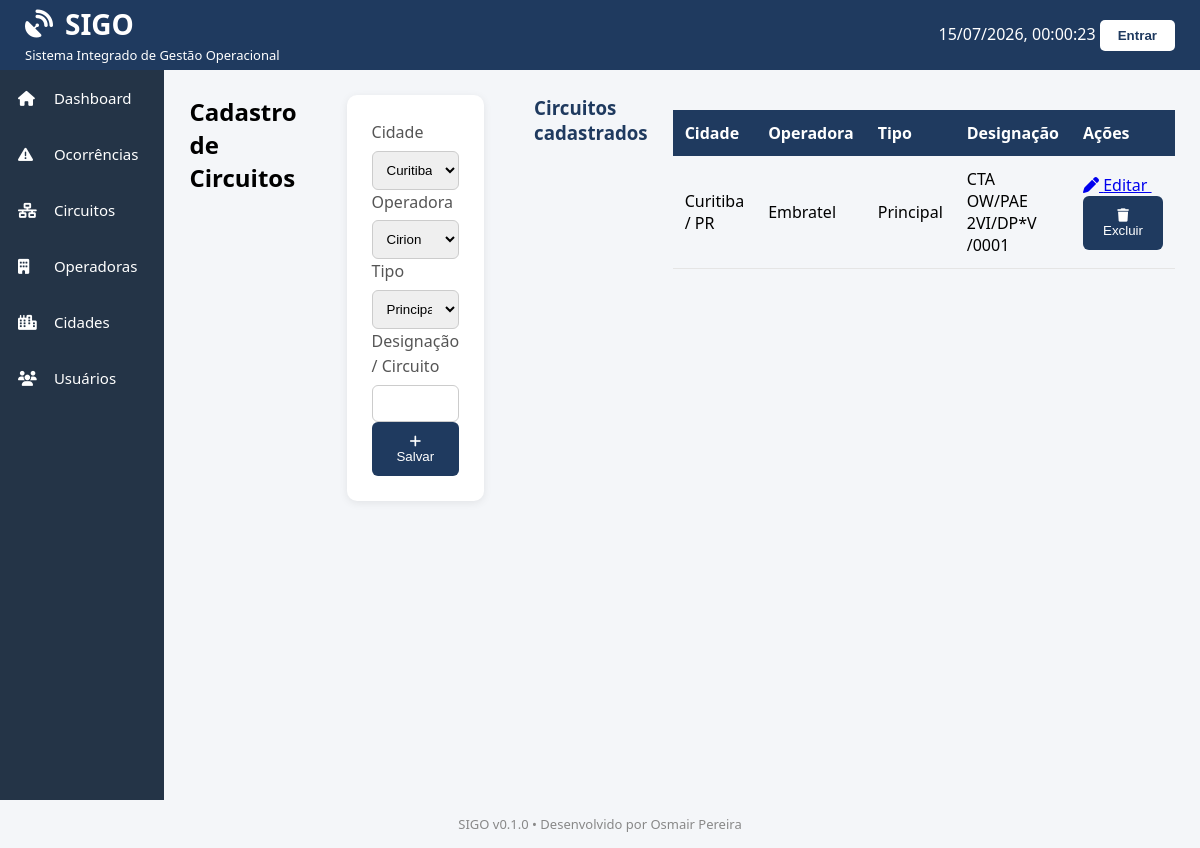
Page /circuitos on the earlier database version.
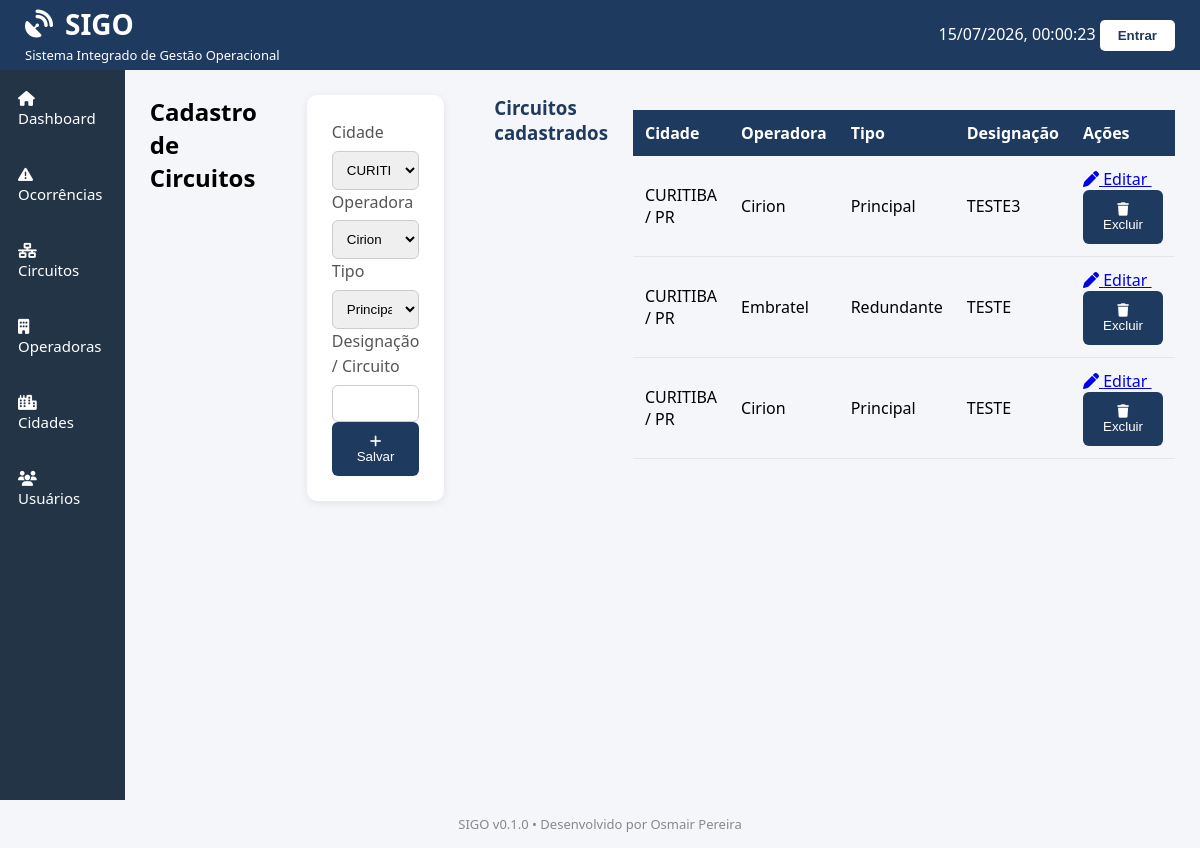
Same page on the later database version.
### app/models.py (models this page shows, shortened)
class BaseModel(db.Model):
    __abstract__ = True
    id = db.Column(db.Integer, primary_key=True)
    ativo = db.Column(
        db.Boolean,
        default=True,
        nullable=False,
    )
    created_at = db.Column(
        db.DateTime,
        default=agora,
        nullable=False,
    )
    updated_at = db.Column(
        db.DateTime,
        default=agora,
        onupdate=agora,
        nullable=False,
    )

class Circuito(BaseModel):
    __tablename__ = "circuitos"
    cidade_id = db.Column(
        db.Integer,
        db.ForeignKey("cidades.id"),
        nullable=False,
    )
    operadora_id = db.Column(
        db.Integer,
        db.ForeignKey("operadoras.id"),
        nullable=False,
    )
    tipo = db.Column(
        db.String(20),
        nullable=False,
    )  # Principal | Redundante
    designacao = db.Column(
        db.String(150),
        nullable=False,
    )
    observacao = db.Column(
        db.String(255),
        nullable=True,
    )
    cidade = db.relationship("Cidade")
    operadora = db.relationship("Operadora")

class Cidade(BaseModel):
    __tablename__ = "cidades"
    cidade = db.Column(
        db.String(100),
        nullable=False,
    )
    estado = db.Column(
        db.String(2),
        nullable=False,
    )

class Operadora(BaseModel):
    __tablename__ = "operadoras"
    nome = db.Column(
        db.String(100),
        unique=True,
        nullable=False,
    )

### app/routes/circuitos.py (the view, shortened to what this page needs)
@circuitos_bp.route("/circuitos", methods=["GET", "POST"])
def lista_circuitos():
    editar = None
    editar_id = request.args.get("editar")
    if editar_id:
        editar = Circuito.query.get_or_404(editar_id)
    circuitos = Circuito.query.order_by(
        Circuito.id.desc()
    ).all()
    cidades = Cidade.query.filter_by(
        ativo=True
    ).order_by(
        Cidade.cidade
    ).all()
    operadoras = Operadora.query.filter_by(
        ativo=True
    ).order_by(
        Operadora.nome
    ).all()
    return render_template(
        "circuitos/lista.html",
        circuitos=circuitos,
        cidades=cidades,
        operadoras=operadoras,
        editar=editar,
    )

### app/templates/circuitos/lista.html (shortened to what this page needs)
{% extends "base.html" %}
{% block content %}
<h2>Cadastro de Circuitos</h2>
<form method="POST" class="form-card">
    <p>
        <label>Cidade</label>
        <select name="cidade" required>
            {% for cidade in cidades %}
                <option
                    value="{{ cidade.id }}"
                    {% if editar and editar.cidade_id == cidade.id %}selected{% endif %}>
                    {{ cidade.cidade }} / {{ cidade.estado }}
                </option>
            {% endfor %}
        </select>
    </p>
    <p>
        <label>Operadora</label>
        <select name="operadora" required>
            {% for operadora in operadoras %}
                <option
                    value="{{ operadora.id }}"
                    {% if editar and editar.operadora_id == operadora.id %}selected{% endif %}>
                    {{ operadora.nome }}
                </option>
            {% endfor %}
        </select>
    </p>
    <p>
        <label>Tipo</label>
        <select name="tipo" required>
            <option
                value="Principal"
                {% if editar and editar.tipo == "Principal" %}selected{% endif %}>
                Principal
            </option>
        </select>
    </p>
    <p>
        <label>Designação / Circuito</label>
        <input
            type="text"
            name="designacao"
            required
            value="{{ editar.designacao if editar else '' }}">
    </p>
    <button type="submit">
        {% if editar %}
            <i class="fa-solid fa-pen"></i>
            Atualizar
        {% else %}
            <i class="fa-solid fa-plus"></i>
            Salvar
        {% endif %}
    </button>
</form>
<h3>Circuitos cadastrados</h3>
<table class="tabela">
    <thead>
        <tr>
            <th>Cidade</th>
            <th>Operadora</th>
            <th>Tipo</th>
            <th>Designação</th>
            <th width="220">Ações</th>
        </tr>
    </thead>
    <tbody>
        {% for circuito in circuitos %}
        <tr>
            <td>
                {{ circuito.cidade.cidade }} / {{ circuito.cidade.estado }}
            </td>
            <td>
                {{ circuito.operadora.nome }}
            </td>
            <td>
                {{ circuito.tipo }}
            </td>
            <td>
                {{ circuito.designacao }}
            </td>
            <td>
                <a
                    href="{{ url_for('circuitos.lista_circuitos', editar=circuito.id) }}">
                    <i class="fa-solid fa-pen"></i>
                    Editar
                </a>
                <form
                    method="POST"
                    action="{{ url_for('circuitos.excluir_circuito', id=circuito.id) }}"
                    style="display:inline;">
                    <button
                        type="submit"
                        onclick="return confirm('Deseja realmente excluir este circuito?')">
                        <i class="fa-solid fa-trash"></i>
                        Excluir
                    </button>
                </form>
            </td>
        </tr>
        {% endfor %}
    </tbody>
</table>
{% endblock %}

### app/templates/base.html (shortened to what this page needs)
<!DOCTYPE html>
<html lang="pt-BR">
<head>
    <link rel="stylesheet"
          href="{{ url_for('static', filename='css/style.css') }}">
    <link rel="stylesheet"
          href="https://cdnjs.cloudflare.com/ajax/libs/font-awesome/6.7.2/css/all.min.css">
</head>
<body>
<header class="topo">
    <div class="logo">
        <div class="logo-titulo">
            <i class="fa-solid fa-satellite-dish"></i>
            <h1>SIGO</h1>
        </div>
        <span>Sistema Integrado de Gestão Operacional</span>
    </div>
    <div class="topo-direita">
        <span id="relogio"></span>
        <button>Entrar</button>
    </div>
</header>
<div class="container">
    <aside class="menu">
        <ul>
            <li>
                <a href="{{ url_for('main.dashboard') }}">
                    <i class="fa-solid fa-house"></i>
                    Dashboard
                </a>
            </li>
            <li>
                <a href="#">
                    <i class="fa-solid fa-triangle-exclamation"></i>
                    Ocorrências
                </a>
            </li>
            <li>
            <a href="{{ url_for('circuitos.lista_circuitos') }}">
                <i class="fa-solid fa-network-wired"></i>
                Circuitos
            </a>
            </li>
            <li>
                <a href="{{ url_for('operadoras.lista_operadoras') }}">
                    <i class="fa-solid fa-building"></i>
                    Operadoras
                </a>
            </li>
            <li>
                <a href="{{ url_for('cidades.lista_cidades') }}">
                    <i class="fa-solid fa-city"></i>
                    Cidades
                </a>
            </li>
            <li>
                <a href="{{ url_for('usuarios.lista_usuarios') }}">
                    <i class="fa-solid fa-users"></i>
                    Usuários
                </a>
            </li>
        </ul>
    </aside>
<main class="conteudo">
    {% block content %}
    {% endblock %}
</main>
</div>
<footer>
    SIGO v0.1.0 • Desenvolvido por Osmair Pereira
</footer>
</body>
</html>

### app/static/css/style.css (style rules this page uses)
* { margin:0; padding:0; box-sizing:border-box; }
body { font-family:Segoe UI, sans-serif; background:#f4f6f9; }
.topo { height:70px; background:#1F3A5F; color:white; display:flex; justify-content:space-between; align-items:center; padding:0 25px; }
.logo h1 { font-size:28px; }
.logo span { font-size:13px; }
.topo button { padding:8px 18px; border:none; border-radius:5px; cursor:pointer; }
.container { display:flex; }
.menu { width:240px; min-height:calc(100vh - 70px); background:#243447; }
.menu ul { list-style:none; }
.menu li { color:white; padding:18px; cursor:pointer; }
.conteudo { flex:1; padding:25px; display:flex; gap:25px; align-items:flex-start; }
.topo { position:sticky; top:0; z-index:1000; }
.menu { position:sticky; top:70px; }
.menu li { transition:.2s; }
h3 { color:#1F3A5F; }
p { color:#555; line-height:1.6; }
.topo button { background:white; color:#1F3A5F; font-weight:bold; }
footer { text-align:center; padding:15px; color:#888; font-size:13px; }
.logo-titulo { display:flex; align-items:center; gap:12px; }
.logo-titulo i { font-size:28px; }
.menu li i { width:22px; margin-right:10px; }
.menu li { font-size:15px; font-weight:500; }
.tabela { width:100%; border-collapse:collapse; margin-top:15px; }
.tabela th { background:#1F3A5F; color:white; padding:12px; text-align:left; }
.tabela td { padding:12px; border-bottom:1px solid #e5e5e5; }
.menu a { color:white; text-decoration:none; display:block; }
.form-card { background:white; padding:25px; border-radius:10px; box-shadow:0 2px 8px rgba(0,0,0,.08); }
input, select, textarea { width:100%; padding:10px; margin-top:5px; border:1px solid #ccc; border-radius:6px; }
button { background:#1F3A5F; color:white; border:none; padding:12px 20px; border-radius:6px; cursor:pointer; }

Differences in the rows shown:
added Circuito: cidade.cidade "CURITIBA", cidade.estado "PR", operadora.nome "Cirion", tipo "Principal", designacao "TESTE3"
added Circuito: cidade.cidade "CURITIBA", cidade.estado "PR", operadora.nome "Embratel", tipo "Redundante", designacao "TESTE"
changed Circuito (number 3 of 3 on the later page): cidade.cidade "Curitiba" → "CURITIBA"; operadora.nome "Embratel" → "Cirion"; designacao "CTA OW/PAE 2VI/DP*V /0001" → "TESTE"
Other differences:
form field cidade: "Curitiba / PR" → "CURITIBA / PR"
